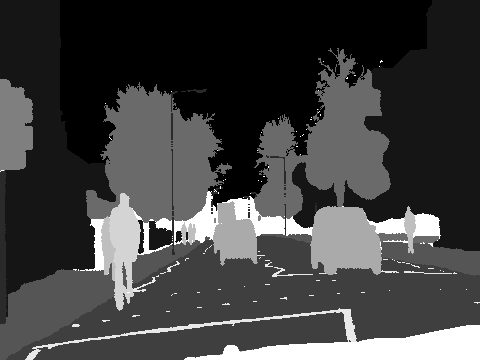
#> input picture CamVid_lane/testannot/0001TP_008580_L.png, 480 x 360 px, found by its file name; its folder holds 4 pictures in this run
$ python generate_segnet_label.py --dir ../CamVid_lane/testannot
#> lines starting #> are read from the running program, lines starting #| are printed output that depends on the picture
from SelfScripts.segnet_label import segnet_lane_labels
from PIL import Image
import cv2
import argparse
import os

import multiprocessing


class LabelTransform:
    def __init__(self):
        self.label_clr = {l.id: l.color for l in segnet_lane_labels}
        return

    def transform(self, input_dir, output_dir):
#> called with input_dir = '../CamVid_lane/testannot/testannot', output_dir = '../CamVid_lane/testannot/testlabel'
        origin_list = os.listdir(input_dir)
        for _image in origin_list:
            image_path = os.path.join(input_dir, _image)
            result_path = os.path.join(output_dir, _image)

            name_list = _image.split('.')
            if len(name_list) < 2:
                print(image_path)
                continue

            ext_name = name_list[1]
            if ext_name != 'png' and ext_name != 'jpg':
                continue

            print(image_path)

            img = cv2.imread(image_path)
#> img is the input picture: shape (360, 480, 3); min 0, max 12, mean 3.04

            width = img.shape[1]
#> width = 480
            height = img.shape[0]
#> height = 360

            label_img = Image.new('RGB', (width, height), color=(255, 255, 255))
#> label_img: PIL image 480x360 RGB; every value is 255
            img_data = label_img.load()
            for x in range(width):
                for y in range(height):
                    label_id = img[y, x][0]
                    color = self.label_clr[label_id]
                    img_data[x, y] = color

            label_img.save(result_path)
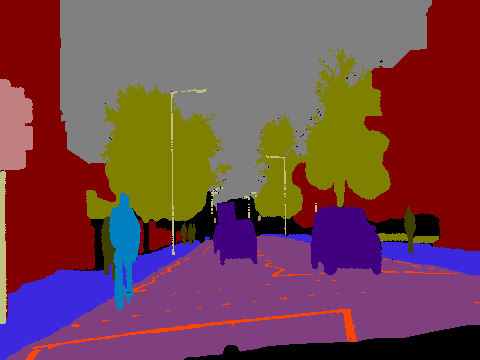
#> saved as 0001TP_008580_L.png: PIL image 480x360 RGB; mean R, G, B 115.9, 69.2, 76.2
#> pass 2 of the loop in transform, `for _image in origin_list:`:
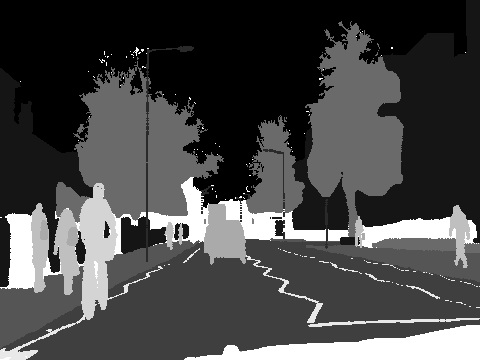
#> input picture CamVid_lane/testannot/0001TP_008610_L.png, 480 x 360 px, found by its file name
#> in transform, img is the input picture: shape (360, 480, 3); min 0, max 12, mean 3.33
#> in transform, `label_img.save(result_path)`:
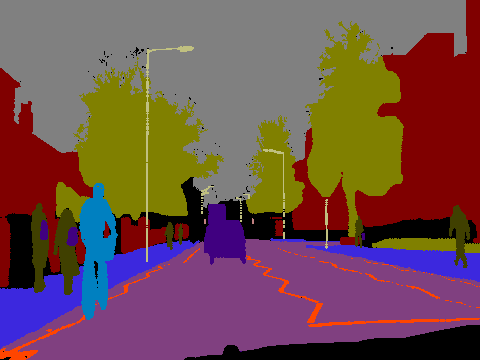
#> saved as 0001TP_008610_L.png: PIL image 480x360 RGB; mean R, G, B 112.2, 77.2, 76.3
#> pass 3 of the loop in transform, `for _image in origin_list:`:
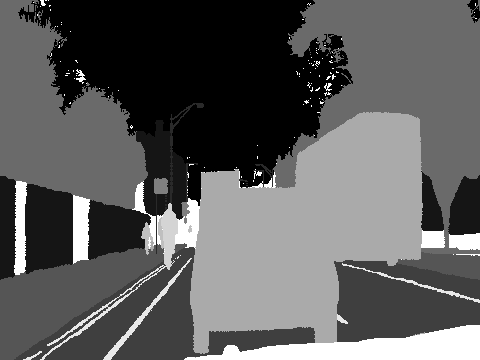
#> input picture CamVid_lane/testannot/0001TP_009000_L.png, 480 x 360 px, found by its file name
#> in transform, img is the input picture: shape (360, 480, 3); min 0, max 12, mean 4.4
#> in transform, `label_img.save(result_path)`:
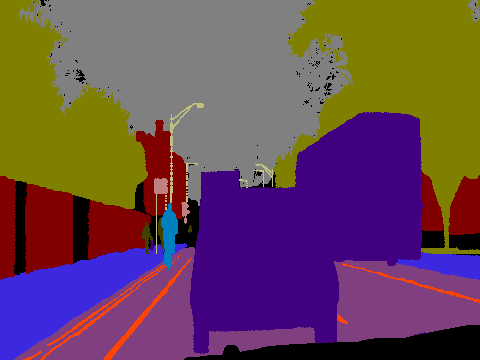
#> saved as 0001TP_009000_L.png: PIL image 480x360 RGB; mean R, G, B 104.3, 71.3, 84.1
#> the loop made 5 passes; the first 3 are shown

if __name__ == '__main__':

    parser = argparse.ArgumentParser()
    parser.add_argument('--dir', type=str, required=False)
    args = parser.parse_args()

    dir = ''
    if args.dir and args.dir != '' and os.path.exists(args.dir):
        dir = args.dir
        print(dir)

    if dir:
        if not dir.endswith('/'):
            dir = dir + '/'

    transFormer = LabelTransform()

    instance_dir = os.path.join(dir, "testannot")
    label_dir = os.path.join(dir, "testlabel")
    if not os.path.exists(label_dir):
        os.makedirs(label_dir)

    # process1 = multiprocessing.Process(target=transFormer.transform,
    #                                   args=(instance_dir, label_dir))

    transFormer.transform(input_dir=instance_dir, output_dir=label_dir)

    instance_dir = os.path.join(dir, "valannot")
    label_dir = os.path.join(dir, "vallabel")
    if not os.path.exists(label_dir):
        os.makedirs(label_dir)
    transFormer.transform(input_dir=instance_dir, output_dir=label_dir)
#> (the run stopped early here; a loop or call above may not have finished)
